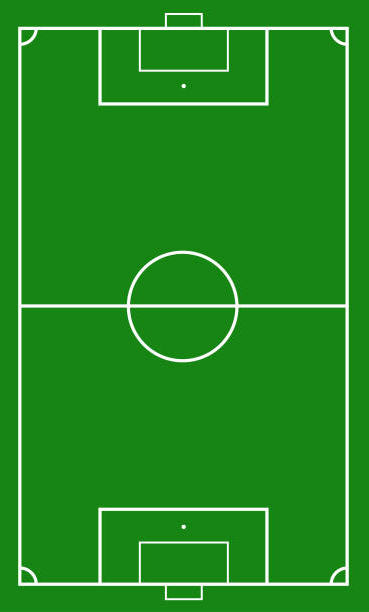
#> input picture playground.png, 369 x 612 px
$ jupyter execute --allow-errors test.ipynb
#> lines starting #> are read from the running program, lines starting #| are printed output that depends on the picture
[cell 1]
import matplotlib.pyplot as plt
from PIL import Image
import numpy as np

import json

# 이미지 파일 로드
image_path = 'playground.png'  # 이미지 파일 경로 설정
image = Image.open(image_path)
#> image is the input picture: PIL image 369x612 RGBA; mean R, G, B, A 34.2, 139, 32.1, 255
width, height = image.size
#> width = 369; height = 612

# 이미지 위에 그래픽 그리기
def draw_on_image(image, *args):
    fig, ax = plt.subplots()
    ax.imshow(image)

    virtical_relative_positions = []
    horizontal_relative_positions = []

    virtical_rp = 0.75
    for _ in range(len(args)):
        virtical_relative_positions.append(round(virtical_rp,5))
        virtical_rp -= 0.55/(len(args)-1)
    # virtical_relative_positions += [0.9]

    for nums in args:
        horizontal_rp = 0.2
        horizontal_relative_per_positions = []
        for _ in range(nums):
            horizontal_relative_per_positions.append(round(horizontal_rp,5))
            if nums == 1:
                horizontal_rp += 0.6/(1)
            else:
                horizontal_rp += 0.6/(nums-1)
        if len(horizontal_relative_per_positions) == 1:
            horizontal_relative_per_positions = [0.5]
        if len(horizontal_relative_per_positions) == 2:
            horizontal_relative_per_positions = [0.4, 0.6]
        if len(horizontal_relative_per_positions) == 3:
            horizontal_relative_per_positions = [0.3, 0.5, 0.7]
        horizontal_relative_positions.append(horizontal_relative_per_positions)

    # 포지션(동그라미) 그리기 - 예시로 몇 개의 포지션을 임의로 추가
    for virtical_pos, horizontal_pos_list in zip(virtical_relative_positions, horizontal_relative_positions):
        circle_y = virtical_pos * height  # 세로 위치 계산
        for horizontal_pos in horizontal_pos_list:
            circle = plt.Circle((width * horizontal_pos, circle_y), width * 0.05, color="red", fill=False)
            ax.add_patch(circle)

    keep_circle_y = 0.9 * height
#> keep_circle_y = 550.8
    keep_circle = plt.Circle((width * 0.5, keep_circle_y), width * 0.05, color='yellow', fill=False)
    ax.add_patch(keep_circle)

    # 축과 레이블 제거
    ax.axis('off')

    print(virtical_relative_positions)
    print(horizontal_relative_positions)

    return fig

# 이미지 위에 포지션 그리기 및 표시
fig = draw_on_image(image,4,3,3)
plt.show()
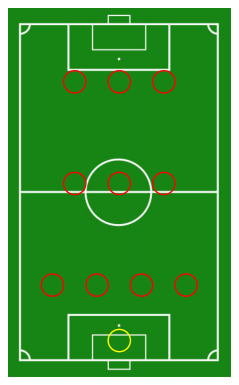
#> figure drawn by matplotlib, 1 panel

[cell 2]
d = 0.2
n = 5
relative_positions = []

for i in range(n):
    relative_positions.append(round(d,5))
    d += 0.6/(n-1)
relative_positions

[cell 3]
a = '''3-5-2 / 3-4-3 / 3-3-3-1 / 3-4-1-2 / 3-6-1 / 3-4-2-1 / 4-4-2 / 4-3-3 / 4-2-3-1 / 4-3-1-2 / 4-2-2-2 / 4-3-2-1 / 4-1-4-1 / 4-1-2-3 / 4-5-1 / 4-4-1-1 / 4-6-0 / 5-3-2 / 5-4-1'''
a

[cell 4]
a.split(' / ')

[cell 5]
import random

all_players = [f"선수{i+1}" for i in range(25)]
entry = dict()
random.seed(2022)
for p in all_players:
    positions = ["CF","WF","CM","WM","CB","WB","GK"]
    main_position = random.choice(positions)
    positions.remove(main_position)
    sub_position = random.sample(positions, random.randint(1, 5))
    if main_position == "GK":
        sub_position = []

    if "GK" in sub_position:
        sub_position.remove("GK")
    entry[p] = {"주포지션":main_position,"부포지션":sub_position}
with open('entry.json', 'w') as f :
	json.dump(entry, f, indent=4, ensure_ascii=False)

[cell 6]
import math
import pandas as pd

main_pos_list = ['CB', 'CM', 'CM', 'CM', 'WF', 'WF', 'CF', 'WM', 'CF', 'WB', 'CF', 'WF', 'WM', 'WM', 'WF', 'WM', 'WM', 'WB']
sub_pos_list = ['WB', 'WB', 'CF', 'WM', 'WM', 'CF', 'CB', 'WM', 'WF', 'CF', 'CB', 'CF', 'WB', 'WM', 'CB', 'WM', 'WF', 'CM', 'CF', 'CB', 'WF', 'CB', 'CB', 'WM', 'CM', 'WB', 'CB', 'WB', 'WF', 'CM', 'CB', 'CF', 'WF', 'CB', 'WF', 'CB', 'WB', 'CF', 'WF', 'CM', 'CM', 'WF', 'WM', 'CF']
positions = ["CF","WF","CM","WM","CB","WB","GK"]
positions_mans = [0,0,0]
total_point = [0,0,0]
quater = 4

df_dict = dict()
for idx, p in enumerate(positions[:-1][::-1]):
    df_dict[p] = [main_pos_list.count(p), (sub_pos_list.count(p)), main_pos_list.count(p)+(sub_pos_list.count(p)), math.floor((main_pos_list.count(p)+(sub_pos_list.count(p)))/quater)]
    if p[-1] == 'B':
        positions_mans[0] += df_dict[p][-1]
        total_point[0] += df_dict[p][-2]
    if p[-1] == 'M':
        positions_mans[1] += df_dict[p][-1]
        total_point[1] += df_dict[p][-2]
    if p[-1] == 'F':
        positions_mans[2] += df_dict[p][-1]
        total_point[2] += df_dict[p][-2]
a = pd.DataFrame(df_dict, index = ['주포지션', '부포지션', '총점', '적정 인원'])
display(a)

# print(positions_mans)
# print(total_point)

max_nums_positions = total_point.index(max(total_point))
min_nums_positions = total_point.index(min(total_point))
median_nums_positions = [i for i in range(len(total_point)) if (i != max_nums_positions) & (i != min_nums_positions)][0]

count_positions = ["수비", "미드필더", "공격"]
print(f"오늘 South FC는 {count_positions[max_nums_positions]} 포지션이 많고 {count_positions[min_nums_positions]} 포지션이 적습니다.")

while sum(positions_mans) != 10:
    if sum(positions_mans) > 10:
        max_count_idx = positions_mans.index(max(positions_mans))
        positions_mans[max_count_idx] -=1
    if sum(positions_mans) < 10:
        min_count_idx = positions_mans.index(min(positions_mans))
        positions_mans[min_count_idx] +=1

print("추천 포메이션 : " + "-".join([str(i) for i in positions_mans]))

[cell 7]
formation = '선택','4-4-2','4-3-3','4-2-3-1','4-3-1-2','4-2-2-2','4-3-2-1','4-1-4-1','4-1-2-3','4-5-1','4-4-1-1','3-5-2','3-4-3','3-3-3-1','3-4-1-2','3-4-2-1','5-3-2','5-4-1'
formation

[cell 8]
position_list = [[]]
for forma in formation[1:]:
    f_split = forma.split('-')
    eng_position_list = []
    for idx, f in enumerate(f_split):
        if len(f_split) == 3:
            if idx == 0:
                if f == '3':
                    eng_position_list.append(['WB','CB','WB'])
                if f == '4':
                    eng_position_list.append(['WB','CB','CB','WB'])
                if f == '5':
                    eng_position_list.append(['WB','CB','CB','CB','WB'])
            if idx == 1:
                if f == '3':
                    eng_position_list.append(['CM','CM','CM'])
                if f == '4':
                    eng_position_list.append(['WM','CM','CM','WM'])
                if f == '5':
                    eng_position_list.append(['WM','CM','CM','CM','WM'])
            if idx == 2:
                if f == '1':
                    eng_position_list.append(['CF'])
                if f == '2':
                    eng_position_list.append(['CF','CF'])
                if f == '3':
                    eng_position_list.append(['WF','CF','WF'])

        if len(f_split) == 4:
            if idx == 0:
                if f == '3':
                    eng_position_list.append(['WB','CB','WB'])
                if f == '4':
                    eng_position_list.append(['WB','CB','CB','WB'])
            if idx == 1:
                if f == '1':
                    eng_position_list.append(['CM'])
                if f == '2':
                    eng_position_list.append(['CM','CM'])
                if f == '3':
                    eng_position_list.append(['CM','CM','CM'])
                if f == '4':
                    eng_position_list.append(['WM','CM','CM','WM'])
            if idx == 2:
                if f == '1':
                    eng_position_list.append(['CM'])
                if f == '2':
                    if eng_position_list[-1] == ['CM','CM']:
                        eng_position_list.append(['WM','WM'])
                    else:
                        eng_position_list.append(['CM','CM'])
                if f == '3':
                    eng_position_list.append(['WM','CM','WM'])
                if f == '4':
                    eng_position_list.append(['WM','CM','CM','WM'])
            if idx == 3:
                if f == '1':
                    eng_position_list.append(['CF'])
                if f == '2':
                    eng_position_list.append(['CF','CF'])
                if f == '3':
                    eng_position_list.append(['WF','CF','WF'])

    position_list.append(eng_position_list)

eng_formation_dict = dict()
for k, v in zip(formation, position_list):
    eng_formation_dict[k] = v


with open('eng_formation_dict.json', 'w') as f :
	json.dump(eng_formation_dict, f, indent=4, ensure_ascii=False)

[cell 9]
with open('entry.json', 'r') as f :
	entry = json.load(f)

with open('eng_formation_dict.json', 'r') as f :
	eng_formation_dict = json.load(f)

[cell 10]
entry

[cell 11]
quarter_list = ['4-2-2-2', '4-3-3', '3-4-2-1', '5-3-2']
eng_formation_dict

[cell 12]
for k in quarter_list:
    flattened_list = [item for sublist in eng_formation_dict[k] for item in sublist]
    print(k, flattened_list)
    for fl in flattened_list:
        print(fl)
        for k,v in entry.items():
            if (entry[k]['주포지션'] == fl):
                print("주포지션 :", k, " * ")
            if (fl in entry[k]['부포지션']):
                print("부포지션 :", k)
    print()

[cell 13]
a = ['선수3', '선수19', '선수1', '선수2', '선수4', '선수5', '선수6', '선수7', '선수8', '선수9', '선수10',
 '선수11', '선수12', '선수13', '선수14', '선수15', '선수16', '선수17', '선수18', '선수20', '선수21',
 '선수22', '선수23', '선수24', '선수25']

b = ['GK', 'GK', 'CB' ,'CB', 'CM', 'CM', 'CM', 'WF', 'WF', 'CF', 'WM', 'CF', 'WB', 'CF',
 'WF', 'WM', 'WM' ,'WF', 'WF', 'WF', 'CM', 'WM', 'WF', 'WM', 'WB']

c = [list([]), list([]), list(['WM', 'WB', 'CM']), list(['WB']),
 list(['WB', 'CF', 'WM']), list(['WM']), list(['CF', 'CB', 'WM', 'WF']),
 list(['CF']), list(['CB', 'CF', 'WB', 'WM']),
 list(['CB', 'WM', 'WF', 'CM']), list(['CF', 'CB', 'WF']), list(['CB']),
 list(['CB', 'WM', 'CM']), list(['WB']), list(['CB']),
 list(['WB', 'WF', 'CM', 'CB']), list(['CF', 'WF']), list(['CB']),
 list(['CF', 'CM', 'WB']), list(['WB', 'WM']),
 list(['CF', 'CB', 'WB', 'WM', 'WF']), list(['WF', 'CB', 'WB']),
 list(['CM', 'CB']), list(['CF', 'WF', 'CM']),
 list(['CM', 'WF', 'WM', 'CF'])]

d= [2, 2, 1, 2, 1, 1, 2, 1, 2, 2, 2, 2, 2, 2, 2, 2, 1, 1, 2, 2, 2, 1, 1, 1, 1]
change_quarter_df = pd.DataFrame({"선수명단":a, "주포지션":b, "부포지션":c, "쿼터 수":d})

[cell 14]
np.random.randint(1,4,2)

[cell 15]
Quater_1_squad = ['선수2', '선수3', '선수8', '선수9', '선수11', '선수14', '선수16', '선수18']
Quater_2_squad = ['선수3', '선수9', '선수10', '선수11', '선수12', '선수14', '선수15', '선수17', '선수20', '선수21']
Quater_3_squad = ['선수3', '선수4', '선수5', '선수7', '선수10', '선수11', '선수12', '선수13', '선수15', '선수16', '선수17', '선수18', '선수21', '선수23']
Quater_4_squad = ['선수2', '선수3', '선수4', '선수5', '선수7', '선수8', '선수10', '선수13', '선수14', '선수15', '선수20', '선수23']

Quater_squad = [Quater_1_squad, Quater_2_squad, Quater_3_squad, Quater_4_squad]

#> (a cell that did not finish here is left out)

[cell 17]
strs = ["banana", "apple", "watermelon", "strawberry"]

min_str = max(Quater_squad, key=len)

print(min_str)

[cell 18]
import copy
final_Quater_squad = []
Quater_squad_copy = copy.deepcopy(Quater_squad)

#> (the rest of this cell did not finish here and is left out)

[cell 19]
for i in final_Quater_squad:
    print(len(i))

[cell 20]
def adjust_squad_lengths(quater_squad):
    # 목표 길이 설정
    target_length = 11

    # 모든 리스트의 길이가 목표 길이에 도달할 때까지 반복
    while not all(len(squad) == target_length for squad in quater_squad):
        # 가장 긴 리스트 찾기
        max_length = max(len(squad) for squad in quater_squad)
        for squad in quater_squad:
            if len(squad) == max_length:
                longest_squad = squad
                break

        # 길이가 11이 아닌 리스트에 대해 조정
        for squad in quater_squad:
            if len(squad) < target_length and longest_squad:
                # 가장 긴 리스트에서 선수 제거 및 현재 리스트에 추가
                # 중복되지 않는 선수만 추가
                player = longest_squad.pop()
                if player not in squad:
                    squad.append(player)
                else:
                    # 중복된 선수를 다시 가장 긴 리스트에 추가
                    longest_squad.insert(0, player)

    return quater_squad

# 초기 선수 명단
Quater_1_squad = ['선수2', '선수3', '선수8', '선수9', '선수11', '선수14', '선수16', '선수18']
Quater_2_squad = ['선수3', '선수9', '선수10', '선수11', '선수12', '선수14', '선수15', '선수17', '선수20', '선수21']
Quater_3_squad = ['선수3', '선수4', '선수5', '선수7', '선수10', '선수11', '선수12', '선수13', '선수15', '선수16', '선수17', '선수18', '선수21', '선수23']
Quater_4_squad = ['선수2', '선수3', '선수4', '선수5', '선수7', '선수8', '선수10', '선수13', '선수14', '선수15', '선수20', '선수23']

Quater_squad = [Quater_1_squad, Quater_2_squad, Quater_3_squad, Quater_4_squad]

# 함수 실행
adjusted_quater_squad = adjust_squad_lengths(Quater_squad)
adjusted_quater_squad

#> (a cell that did not finish here is left out)

[cell 22]
a= '''{'선수3': {'주포지션': 'GK', '부포지션': [], '쿼터 수': 4.0, '참가 쿼터': [1, 2, 3, 4]}, '선수4': {'주포지션': 'CM', '부포지션': ['WB', 'CF', 'WM'], '쿼터 수': 3.0, '참가 쿼터': [1, 2, 3]}, '선수5': {'주포지션': 'CM', '부포지션': ['WM'], '쿼터 수': 4.0, '참가 쿼터': [1, 2, 3, 4]}, '선수6': {'주포지션': 'CM', '부포지션': ['CF', 'CB', 'WM', 'WF'], '쿼터 수': 4.0, '참가 쿼터': [1, 2, 3, 4]}, '선수7': {'주포지션': 'WF', '부포지션': ['CF'], '쿼터 수': 3.0, '참가 쿼터': [1, 3, 4]}, '선수8': {'주포지션': 'WF', '부포지션': ['CB', 'CF', 'WB', 'WM'], '쿼터 수': 3.0, '참가 쿼터': [1, 2, 3]}, '선수9': {'주포지션': 'CF', '부포지션': ['CB', 'WM', 'WF', 'CM'], '쿼터 수': 4.0, '참가 쿼터': [1, 2, 3, 4]}, '선수10': {'주포지션': 'WM', '부포지션': ['CF', 'CB', 'WF'], '쿼터 수': 3.0, '참가 쿼터': [2, 3, 4]}, '선수11': {'주포지션': 'CF', '부포지션': ['CB'], '쿼터 수': 3.0, '참가 쿼터': [1, 3, 4]}, '선수13': {'주포지션': 'CF', '부포지션': ['WB'], '쿼터 수': 3.0, '참가 쿼터': [1, 2, 4]}, '선수14': {'주포지션': 'WF', '부포지션': ['CB'], '쿼터 수': 4.0, '참가 쿼터': [1, 2, 3, 4]}, '선수15': {'주포지션': 'WM', '부포지션': ['WB', 'WF', 'CM', 'CB'], '쿼터 수': 3.0, '참가 쿼터': [2, 3, 4]}, '선수17': {'주포지션': 'WF', '부포지션': ['CB'], '쿼터 수': 3.0, '참가 쿼터': [1, 2, 4]}}'''
b ='''{'선수3': {'주포지션': 'GK', '부포지션': [], '쿼터 수': 4.0, '참가 쿼터': [1, 2, 3, 4]}, '선수4': {'주포지션': 'CM', '부포지션': ['WB', 'CF', 'WM'], '쿼터 수': 3.0, '참가 쿼터': [1, 2, 3]}, '선수5': {'주포지션': 'CM', '부포지션': ['WM'], '쿼터 수': 4.0, '참가 쿼터': [1, 2, 3, 4]}, '선수6': {'주포지션': 'CM', '부포지션': ['CF', 'CB', 'WM', 'WF'], '쿼터 수': 4.0, '참가 쿼터': [1, 2, 3, 4]}, '선수7': {'주포지션': 'WF', '부포지션': ['CF'], '쿼터 수': 3.0, '참가 쿼터': [1, 3, 4]}, '선수8': {'주포지션': 'WF', '부포지션': ['CB', 'CF', 'WB', 'WM'], '쿼터 수': 3.0, '참가 쿼터': [1, 2, 3]}, '선수9': {'주포지션': 'CF', '부포지션': ['CB', 'WM', 'WF', 'CM'], '쿼터 수': 4.0, '참가 쿼터': [1, 2, 3, 4]}, '선수10': {'주포지션': 'WM', '부포지션': ['CF', 'CB', 'WF'], '쿼터 수': 3.0, '참가 쿼터': [2, 3, 4]}, '선수11': {'주포지션': 'CF', '부포지션': ['CB'], '쿼터 수': 3.0, '참가 쿼터': [1, 3, 4]}, '선수13': {'주포지션': 'CF', '부포지션': ['WB'], '쿼터 수': 3.0, '참가 쿼터': [1, 2, 4]}, '선수14': {'주포지션': 'WF', '부포지션': ['CB'], '쿼터 수': 4.0, '참가 쿼터': [1, 2, 3, 4]}, '선수15': {'주포지션': 'WM', '부포지션': ['WB', 'WF', 'CM', 'CB'], '쿼터 수': 3.0, '참가 쿼터': [2, 3, 4]}, '선수17': {'주포지션': 'WF', '부포지션': ['CB'], '쿼터 수': 3.0, '참가 쿼터': [1, 2, 4]}}'''
c= '''{'선수3': {'주포지션': 'GK', '부포지션': [], '쿼터 수': 4.0, '참가 쿼터': [1, 2, 3, 4]}, '선수4': {'주포지션': 'CM', '부포지션': ['WB', 'CF', 'WM'], '쿼터 수': 3.0, '참가 쿼터': [1, 2, 3]}, '선수5': {'주포지션': 'CM', '부포지션': ['WM'], '쿼터 수': 4.0, '참가 쿼터': [1, 2, 3, 4]}, '선수6': {'주포지션': 'CM', '부포지션': ['CF', 'CB', 'WM', 'WF'], '쿼터 수': 4.0, '참가 쿼터': [1, 2, 3, 4]}, '선수7': {'주포지션': 'WF', '부포지션': ['CF'], '쿼터 수': 3.0, '참가 쿼터': [1, 3, 4]}, '선수8': {'주포지션': 'WF', '부포지션': ['CB', 'CF', 'WB', 'WM'], '쿼터 수': 3.0, '참가 쿼터': [1, 2, 3]}, '선수9': {'주포지션': 'CF', '부포지션': ['CB', 'WM', 'WF', 'CM'], '쿼터 수': 4.0, '참가 쿼터': [1, 2, 3, 4]}, '선수10': {'주포지션': 'WM', '부포지션': ['CF', 'CB', 'WF'], '쿼터 수': 3.0, '참가 쿼터': [2, 3, 4]}, '선수11': {'주포지션': 'CF', '부포지션': ['CB'], '쿼터 수': 3.0, '참가 쿼터': [1, 3, 4]}, '선수13': {'주포지션': 'CF', '부포지션': ['WB'], '쿼터 수': 3.0, '참가 쿼터': [1, 2, 4]}, '선수14': {'주포지션': 'WF', '부포지션': ['CB'], '쿼터 수': 4.0, '참가 쿼터': [1, 2, 3, 4]}, '선수15': {'주포지션': 'WM', '부포지션': ['WB', 'WF', 'CM', 'CB'], '쿼터 수': 3.0, '참가 쿼터': [2, 3, 4]}, '선수17': {'주포지션': 'WF', '부포지션': ['CB'], '쿼터 수': 3.0, '참가 쿼터': [1, 2, 4]}}'''
d='''{'선수3': {'주포지션': 'GK', '부포지션': [], '쿼터 수': 4.0, '참가 쿼터': [1, 2, 3, 4]}, '선수4': {'주포지션': 'CM', '부포지션': ['WB', 'CF', 'WM'], '쿼터 수': 3.0, '참가 쿼터': [1, 2, 3]}, '선수5': {'주포지션': 'CM', '부포지션': ['WM'], '쿼터 수': 4.0, '참가 쿼터': [1, 2, 3, 4]}, '선수6': {'주포지션': 'CM', '부포지션': ['CF', 'CB', 'WM', 'WF'], '쿼터 수': 4.0, '참가 쿼터': [1, 2, 3, 4]}, '선수7': {'주포지션': 'WF', '부포지션': ['CF'], '쿼터 수': 3.0, '참가 쿼터': [1, 3, 4]}, '선수8': {'주포지션': 'WF', '부포지션': ['CB', 'CF', 'WB', 'WM'], '쿼터 수': 3.0, '참가 쿼터': [1, 2, 3]}, '선수9': {'주포지션': 'CF', '부포지션': ['CB', 'WM', 'WF', 'CM'], '쿼터 수': 4.0, '참가 쿼터': [1, 2, 3, 4]}, '선수10': {'주포지션': 'WM', '부포지션': ['CF', 'CB', 'WF'], '쿼터 수': 3.0, '참가 쿼터': [2, 3, 4]}, '선수11': {'주포지션': 'CF', '부포지션': ['CB'], '쿼터 수': 3.0, '참가 쿼터': [1, 3, 4]}, '선수13': {'주포지션': 'CF', '부포지션': ['WB'], '쿼터 수': 3.0, '참가 쿼터': [1, 2, 4]}, '선수14': {'주포지션': 'WF', '부포지션': ['CB'], '쿼터 수': 4.0, '참가 쿼터': [1, 2, 3, 4]}, '선수15': {'주포지션': 'WM', '부포지션': ['WB', 'WF', 'CM', 'CB'], '쿼터 수': 3.0, '참가 쿼터': [2, 3, 4]}, '선수17': {'주포지션': 'WF', '부포지션': ['CB'], '쿼터 수': 3.0, '참가 쿼터': [1, 2, 4]}}'''

[cell 23]
a==b==c==d

[cell 24]
import time
start = time.time()
start-5

[cell 25]
all_entry = dict()

a = ["김동선" ,"김선광" ,"김성재" ,"김영목" ,"김은민" ,"김철영" ,"남태현" ,"민병인" ,"박창후" ,"서윤찬" ,"서종민" ,"소지호" ,"이병훈" ,"이산호" ,"이재성" ,"이종현" ,"정지원" ,"조성민" ,"조영수" ,"차종수" ,"최민규" ,"최형근" ,"최형주" ,"구형준" ,"홍태호", "용병1", "용병2", "용병3", "용병4", "용병5" ]
b = ["WB", "CF", "CB", "CM", "CM", "WB", "CM", "GK", "WF", "WF", "CB", "WF", "CB", "WF", "CF", "WF", "WF", "WB", "CM", "CF", "CB", "CM", "WB", "CF", "CM", "", "", "", "", ""]
c = [["GK"], ["CM", "WB"], ["WB"], ["CB"], ["WB"], ["CB", "CF"], ["CB", "WB"], [], ["CM","WM","WB"], ["CM","CF"], ["WB", "WF"], ["CM", "WB"], ["CM", "WB"], ["WB", "WM"], ["WF", "CM", "WM"], ["CM", "WM", "CF"], ["CF", "WB"], ["CB"], ["WB"], ["WB", "GK"], ["CM"], ["WF", "WB", "CF"], ["CM"], ["WF", "WB"], ["WF", "CF"], [], [], [], [], []]

for i, j, k in zip(a, b, c):
    all_entry[i] = {"주포지션":j,"부포지션":k}

all_entry

[cell 26]
a = {'김동선': {'주포지션': 'WB', '부포지션': ['GK']}, '김선광': {'주포지션': 'CF', '부포지션': ['CM', 'WB']}, '김성재': {'주포지션': 'CB', '부포지션': ['WB']}, '김영목': {'주포지션': 'CM', '부포지션': ['CB']}, '김은민': {'주포지션': 'CM', '부포지션': ['WB']}, '김철영': {'주포지션': 'WB', '부포지션': ['CB', 'CF']}, '남태현': {'주포지션': 'CM', '부포지션': ['CB', 'WB']}, '민병인': {'주포지션': 'GK', '부포지션': []}, '박창후': {'주포지션': 'WF', '부포지션': ['CM', 'WM', 'WB']}, '서윤찬': {'주포지션': 'WF', '부포지션': ['CM', 'CF']}, '서종민': {'주포지션': 'CB', '부포지션': ['WB', 'WF']}, '소지호': {'주포지션': 'WF', '부포지션': ['CM', 'WB']}, '이병훈': {'주포지션': 'CB', '부포지션': ['CM', 'WB']}, '이산호': {'주포지션': 'WF', '부포지션': ['WB', 'WM']}, '이재성': {'주포지션': 'CF', '부포지션': ['WF', 'CM', 'WM']}, '이종현': {'주포지션': 'WF', '부포지션': ['CM', 'WM', 'CF']}, '정지원': {'주포지션': 'WF', '부포지션': ['CF', 'WB']}, '조성민': {'주포지션': 'WB', '부포지션': ['CB']}, '조영수': {'주포지션': 'CM', '부포지션': ['WB']}, '차종수': {'주포지션': 'CF', '부포지션': ['WB', 'GK']}, '최민규': {'주포지션': 'CB', '부포지션': ['CM']}, '최형근': {'주포지션': 'CM', '부포지션': ['WF', 'WB', 'CF']}, '최형주': {'주포지션': 'WB', '부포지션': ['CM']}, '구형준': {'주포지션': 'CF', '부포지션': ['WF', 'WB']}, '홍태호': {'주포지션': 'CM', '부포지션': ['WF', 'CF']}, '용병1': {'주포지션': '', '부포지션': []}, '용병2': {'주포지션': '', '부포지션': []}, '용병3': {'주포지션': '', '부포지션': []}, '용병4': {'주포지션': '', '부포지션': []}, '용병5': {'주포지션': '', '부포지션': []}}
a

[cell 27]
a.update([{'호날두': {'주포지션': 'CF', '부포지션': ['WB']}}][0])

[cell 28]
a = [1,2,3,4]
a.remove(2)
print(a)

---

[cell 29]
all_entry = dict()

a = ["김동선" ,"김선광" ,"김성재" ,"김영목" ,"김은민" ,"김철영" ,"남태현" ,"민병인" ,"박창후" ,"서윤찬" ,"서종민" ,"소지호" ,"이병훈" ,"이산호" ,"이재성" ,"이종현" ,"정지원" ,"조성민" ,"조영수" ,"차종수" ,"최민규" ,"최형근" ,"최형주" ,"구형준" ,"홍태호", "용병1", "용병2", "용병3", "용병4", "용병5" ]
b = ["WB", "CF", "CB", "CM", "CM", "WB", "CM", "GK", "WF", "WF", "CB", "WF", "CB", "WF", "CF", "WF", "WF", "WB", "CM", "CF", "CB", "CM", "WB", "CF", "CM", "", "", "", "", ""]
c = [["GK"], ["CM", "WB"], ["WB"], ["CB"], ["WB"], ["CB", "CF"], ["CB", "WB"], [], ["CM","WM","WB"], ["CM","CF"], ["WB", "WF"], ["CM", "WB"], ["CM", "WB"], ["WB", "WM"], ["WF", "CM", "WM"], ["CM", "WM", "CF"], ["CF", "WB"], ["CB"], ["WB"], ["WB", "GK"], ["CM"], ["WF", "WB", "CF"], ["CM"], ["WF", "WB"], ["WF", "CF"], [], [], [], [], []]

for i, j, k in zip(a, b, c):
    all_entry[i] = {"주포지션":j,"부포지션":k}

all_entry
